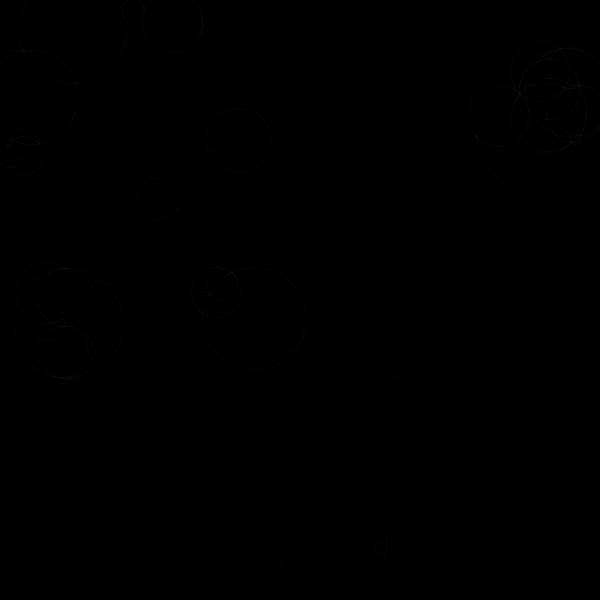
Frame 1 (no input)
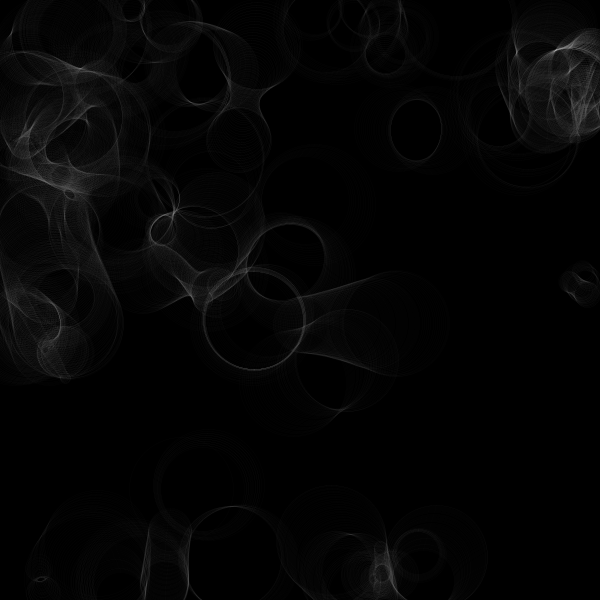
Frame 60 (the mouse pressed at the canvas centre just before this capture)
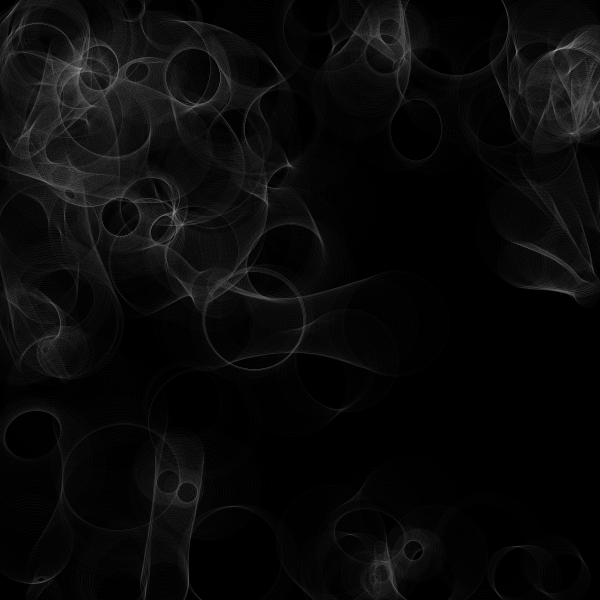
Frame 120 (the mouse held since frame 60 and released just before this capture)

The Processing sketch that drew these frames (run headless with seeded random() and noise(); from frame 60 on, the mouse is pressed at the canvas centre):

// Processing sketch: generative_art_j013
// ── generative_art_j013.pde
ArrayList<Agent> agents;

int x = 0;
int nb = 0;
float max;

void setup() {
  size(600, 600);
  pixelDensity(2);
  boot();
}

void draw() {
  //background(255);
  for (Agent a : agents) {
    a.move();
    a.run();
  }
  x++;
  if (x > 500 + max) {
    save("art00" + nb + ".jpg");
    nb++;
    if (nb > 9) exit();
    boot();
    x = 0;
  }
}

void boot() {
  background(0);
  print("Boot n°" + nb + "... ");
  max = random(1000);
  agents = new ArrayList<Agent>();
  for (int i = 0; i < 25 + random(75); i++) {
    agents.add(new Agent(new PVector(random(width), random(height)), random(2, 5), random(0.1, 0.5)));
    //agents.add(new Agent(new PVector(width/2, height/2), random(2, 5), random(0.1, 0.5)));
  }
  println("Booted");
}

// ── Agent.pde
class Agent {
  PVector pos;
  PVector vel;
  PVector acc;
  float maxforce;
  float maxspeed;
  float r;
  float xoff;
  float yoff;
  
  Agent(PVector l, float ms, float mf) {
    pos = l.get();
    r = random(100) + 50;
    maxspeed = ms;
    maxforce = mf;
    acc = new PVector(0, 0);
    vel = new PVector(0, 0);
    xoff = random(100);
    //xoff = random(-1, 1);
    yoff = random(100);
    //yoff = random(-1, 1);
  }
  
  void move() {
    PVector desired = new PVector(map(noise(xoff), 0, 1, -1, 1), map(noise(yoff), 0, 1, -1, 1));
    //PVector desired = new PVector(xoff, yoff);
    xoff += random(0.001, 0.005);
    yoff += random(0.001, 0.005);
    desired.mult(maxspeed);
    PVector steer = PVector.sub(desired, vel);
    steer.limit(maxforce);
    applyForce(steer);
  }
  
  void applyForce(PVector force) {
    acc.add(force);
  }
  
  public void run() {
    update();
    borders();
    display();
  }
  
  void update() {
    vel.add(acc);
    vel.limit(maxspeed);
    pos.add(vel);
    acc.mult(0);
  }
  
  void borders() {
    if (pos.x < 0) pos.x = width;
    if (pos.x > width) pos.x = 0;
    if (pos.y < 0) pos.y = height;
    if (pos.y > height) pos.y = 0;
    /**
    if (pos.x < 0 ||pos.x > width ||pos.y < 0 ||pos.y > height) {
      pos.x = width/2;
      pos.y = height/2;
      xoff = random(-1, 1);
      yoff = random(-1, 1);
    }
    **/
  }
  void display() {
    noFill();
    //strokeJoin(MITER);
    //ellipse(pos.x, pos.y, 5, 5);
    strokeWeight(0.2);
    for (Agent other : agents) {
      float d = PVector.dist(pos, other.pos);
      stroke(map(d, 0, r, 255, 255), 10);
      //if (d < r) line(pos.x, pos.y, other.pos.x, other.pos.y);
      //if (d > r) line(pos.x, pos.y, other.pos.x, other.pos.y);
      if (d < r) ellipse((pos.x + other.pos.x)/2, (pos.y + other.pos.y)/2, d, d);
    }
  }
}
